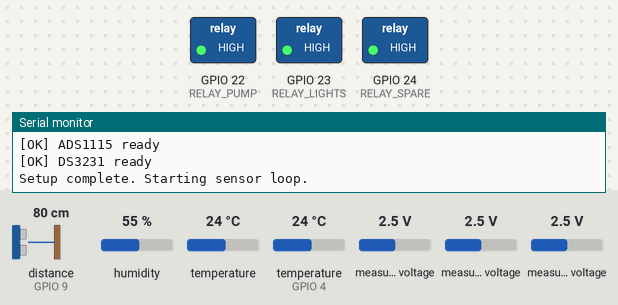
Bench run of a sketch on a simulated ESP32. Parts: switched loads named in the sketch (green lamp = pin HIGH), the last lines printed to the serial monitor. Wiring (inferred from the names in the program): ultrasonic range finder: trigger GPIO 8; echo GPIO 9. The test bench sets the inputs (shaded band); at power-on: distance to the obstacle (sensor on GPIO 9) 80 cm, humidity 55 %, temperature 24 °C, temperature (sensor on GPIO 4) 24 °C, measured voltage 2.5 V. The echo pulse lasts 58.3 µs per cm; the local clock reads 2024-03-15 10:24:30 at power-on unless the sketch sets it; pins used as bus, display or sensor lines are not drawn.

Above: at 0.1 s.
At 0.9 s:
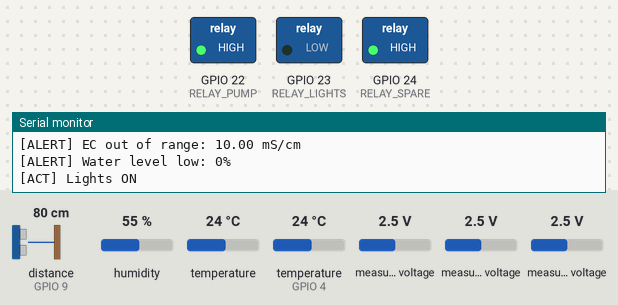
Timing chart, 0 to 2.4 s (numbered marks = the images above):
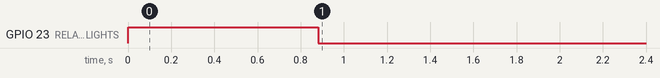

The sketch:

mega_sensors.ino
```cpp
#include <OneWire.h>
#include <DallasTemperature.h>
#include <Wire.h>
#include <Adafruit_ADS1X15.h>
#include <RTClib.h>
#include <ArduinoJson.h>
#include "SHT1x.h"

#define ONE_WIRE_PIN    4

#define SHT11_DATA_PIN  6

#define SHT11_CLK_PIN   7

#define TRIG_PIN        8

#define ECHO_PIN        9

#define RELAY_PUMP      22

#define RELAY_LIGHTS    23

#define RELAY_SPARE     24

#define ADS_PH_CHAN      0

#define ADS_EC_CHAN      1

#define ADS_TURB_CHAN    2

const float PH_SLOPE      = -5.70f;
const float PH_INTERCEPT  = 21.34f;

const float EC_SLOPE      = 0.00125f;
const float EC_INTERCEPT  = 0.0f;

const float TURB_SLOPE     = 0.073f;
const float TURB_INTERCEPT = -1120.0f;

const float RESERVOIR_DEPTH_CM = 30.0f;

const unsigned long READ_INTERVAL_MS = 30000;

const int  LIGHTS_ON_HOUR   = 6;

const int  LIGHTS_OFF_HOUR  = 22;

const unsigned long PUMP_ON_MS  = 15UL * 60000UL;

const unsigned long PUMP_OFF_MS = 45UL * 60000UL;

OneWire           oneWire(ONE_WIRE_PIN);
DallasTemperature ds18b20(&oneWire);
SHT1x             sht11(SHT11_DATA_PIN, SHT11_CLK_PIN);
Adafruit_ADS1115  ads;
RTC_DS3231        rtc;

unsigned long lastReadTime   = 0;
unsigned long lastPumpToggle = 0;
bool pumpState   = false;
bool lightsState = false;

struct SensorData {
  float  waterTemp;
  float  airTemp;
  float  humidity;
  float  pH;
  float  ec;
  float  turbidity;
  float  waterLevelPct;
  String timestamp;
};

void setup() {
  Serial.begin(115200);

  Serial1.begin(115200);

  Serial.println("=== Hydroponic Mega Sensor Hub Starting ===");

  pinMode(RELAY_PUMP,   OUTPUT); digitalWrite(RELAY_PUMP,   HIGH);
  pinMode(RELAY_LIGHTS, OUTPUT); digitalWrite(RELAY_LIGHTS, HIGH);
  pinMode(RELAY_SPARE,  OUTPUT); digitalWrite(RELAY_SPARE,  HIGH);

  pinMode(TRIG_PIN, OUTPUT);
  pinMode(ECHO_PIN, INPUT);

  Wire.begin();

  ds18b20.begin();
  Serial.println("[OK] DS18B20 ready");

  if (!ads.begin()) {
    Serial.println("[ERROR] ADS1115 not found — check wiring!");
  } else {
    ads.setGain(GAIN_ONE);

    Serial.println("[OK] ADS1115 ready");
  }

  if (!rtc.begin()) {
    Serial.println("[ERROR] DS3231 not found!");
  } else {
    if (rtc.lostPower()) {
      Serial.println("[WARN] RTC reset to compile time");
      rtc.adjust(DateTime(F(__DATE__), F(__TIME__)));
    }
    Serial.println("[OK] DS3231 ready");
  }

  Serial.println("Setup complete. Starting sensor loop.\n");
}

void loop() {
  unsigned long now = millis();

  if (now - lastReadTime >= READ_INTERVAL_MS || lastReadTime == 0) {
    lastReadTime = now;

    SensorData data = readAllSensors();
    printSensorData(data);
    sendJSON(data);
    checkAlerts(data);
  }

  controlLights();
  controlPump(now);
}

SensorData readAllSensors() {
  SensorData d;

  ds18b20.requestTemperatures();
  float wt = ds18b20.getTempCByIndex(0);
  d.waterTemp = (wt == DEVICE_DISCONNECTED_C) ? -999.0f : wt;

  d.airTemp  = sht11.readTemperatureC();
  d.humidity = sht11.readHumidity();

  int16_t rawPH   = ads.readADC_SingleEnded(ADS_PH_CHAN);
  int16_t rawEC   = ads.readADC_SingleEnded(ADS_EC_CHAN);
  int16_t rawTurb = ads.readADC_SingleEnded(ADS_TURB_CHAN);

  float voltsPH = ads.computeVolts(rawPH);

  d.pH        = constrain(PH_SLOPE * voltsPH + PH_INTERCEPT, 0.0f, 14.0f);
  d.ec        = constrain(EC_SLOPE * rawEC   + EC_INTERCEPT, 0.0f, 10.0f);
  d.turbidity = constrain(TURB_SLOPE * rawTurb + TURB_INTERCEPT, 0.0f, 3000.0f);

  float distCm = readUltrasonic();
  if (distCm < 0) {
    d.waterLevelPct = -1.0f;
  } else {
    float waterHeight = RESERVOIR_DEPTH_CM - distCm;
    d.waterLevelPct = constrain((waterHeight / RESERVOIR_DEPTH_CM) * 100.0f, 0.0f, 100.0f);
  }

  DateTime now = rtc.now();
  char buf[20];
  snprintf(buf, sizeof(buf), "%04d-%02d-%02d %02d:%02d:%02d",
           now.year(), now.month(), now.day(),
           now.hour(), now.minute(), now.second());
  d.timestamp = String(buf);

  return d;
}

float readUltrasonic() {
  digitalWrite(TRIG_PIN, LOW);
  delayMicroseconds(2);
  digitalWrite(TRIG_PIN, HIGH);
  delayMicroseconds(10);
  digitalWrite(TRIG_PIN, LOW);

  long dur = pulseIn(ECHO_PIN, HIGH, 30000);
  if (dur == 0) return -1.0f;
  return (dur * 0.0343f) / 2.0f;
}

void sendJSON(const SensorData& d) {
  StaticJsonDocument<512> doc;
  doc["temperature_water"] = round(d.waterTemp  * 10) / 10.0;
  doc["temperature_air"]   = round(d.airTemp    * 10) / 10.0;
  doc["humidity"]          = round(d.humidity   * 10) / 10.0;
  doc["ph"]                = round(d.pH         * 100) / 100.0;
  doc["ec"]                = round(d.ec         * 100) / 100.0;
  doc["turbidity"]         = round(d.turbidity);
  doc["water_level"]       = round(d.waterLevelPct);
  doc["pump_on"]           = pumpState;
  doc["lights_on"]         = lightsState;
  doc["timestamp"]         = d.timestamp;

  serializeJson(doc, Serial1);
  Serial1.println();

  Serial.println("[TX] JSON sent to ESP32");
}

void checkAlerts(const SensorData& d) {
  if (d.pH > 0 && (d.pH < 5.5f || d.pH > 6.5f))
    Serial.printf("[ALERT] pH out of range: %.2f\n", d.pH);
  if (d.ec > 0 && (d.ec < 0.8f || d.ec > 3.5f))
    Serial.printf("[ALERT] EC out of range: %.2f mS/cm\n", d.ec);
  if (d.waterLevelPct >= 0 && d.waterLevelPct < 20.0f)
    Serial.printf("[ALERT] Water level low: %.0f%%\n", d.waterLevelPct);
  if (d.waterTemp > 0 && (d.waterTemp < 18.0f || d.waterTemp > 26.0f))
    Serial.printf("[ALERT] Water temp out of range: %.1f C\n", d.waterTemp);
  if (d.turbidity > 500.0f)
    Serial.printf("[ALERT] High turbidity: %.0f NTU\n", d.turbidity);
}

void controlLights() {
  DateTime now = rtc.now();
  bool shouldBeOn = (now.hour() >= LIGHTS_ON_HOUR && now.hour() < LIGHTS_OFF_HOUR);
  if (shouldBeOn != lightsState) {
    lightsState = shouldBeOn;
    digitalWrite(RELAY_LIGHTS, lightsState ? LOW : HIGH);
    Serial.println(lightsState ? "[ACT] Lights ON" : "[ACT] Lights OFF");
  }
}

void controlPump(unsigned long now) {
  unsigned long elapsed = now - lastPumpToggle;
  if (pumpState && elapsed >= PUMP_ON_MS) {
    pumpState = false;
    lastPumpToggle = now;
    digitalWrite(RELAY_PUMP, HIGH);
    Serial.println("[ACT] Pump OFF");
  } else if (!pumpState && elapsed >= PUMP_OFF_MS) {
    pumpState = true;
    lastPumpToggle = now;
    digitalWrite(RELAY_PUMP, LOW);
    Serial.println("[ACT] Pump ON");
  }
}

void printSensorData(const SensorData& d) {
  Serial.println("─── Sensor Readings @ " + d.timestamp + " ───");
  Serial.printf("  Water Temp : %.1f C\n",    d.waterTemp);
  Serial.printf("  Air Temp   : %.1f C\n",    d.airTemp);
  Serial.printf("  Humidity   : %.1f %%\n",   d.humidity);
  Serial.printf("  pH         : %.2f\n",      d.pH);
  Serial.printf("  EC         : %.2f mS/cm\n",d.ec);
  Serial.printf("  Turbidity  : %.0f NTU\n",  d.turbidity);
  Serial.printf("  Water Level: %.0f %%\n",   d.waterLevelPct);
}
```

Measured:
- by itself, GPIO 23 (RELAY_LIGHTS): HIGH → LOW at 0.88 s
